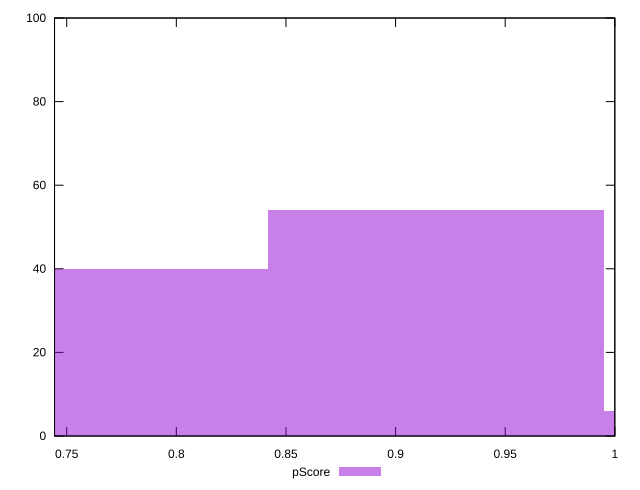

Recreate this plot in gnuplot.
reset

$pScore <<EOF
1.07147645270805 6
0.7653403233628929 40
0.9184083880354714 54
EOF

set key outside below
set boxwidth 0.15306806467257858
set xrange [0.7444444444444445:1]
set yrange [0:100]
set trange [0:100]
set style fill transparent solid 0.5 noborder
set terminal svg size 640, 490 enhanced background rgb 'white'
set output "report_00009_2021-02-08T22-37-41.559Z/uses-optimized-images/samples/pages/pScore/histogram.svg"

plot $pScore title "pScore" with boxes

reset
